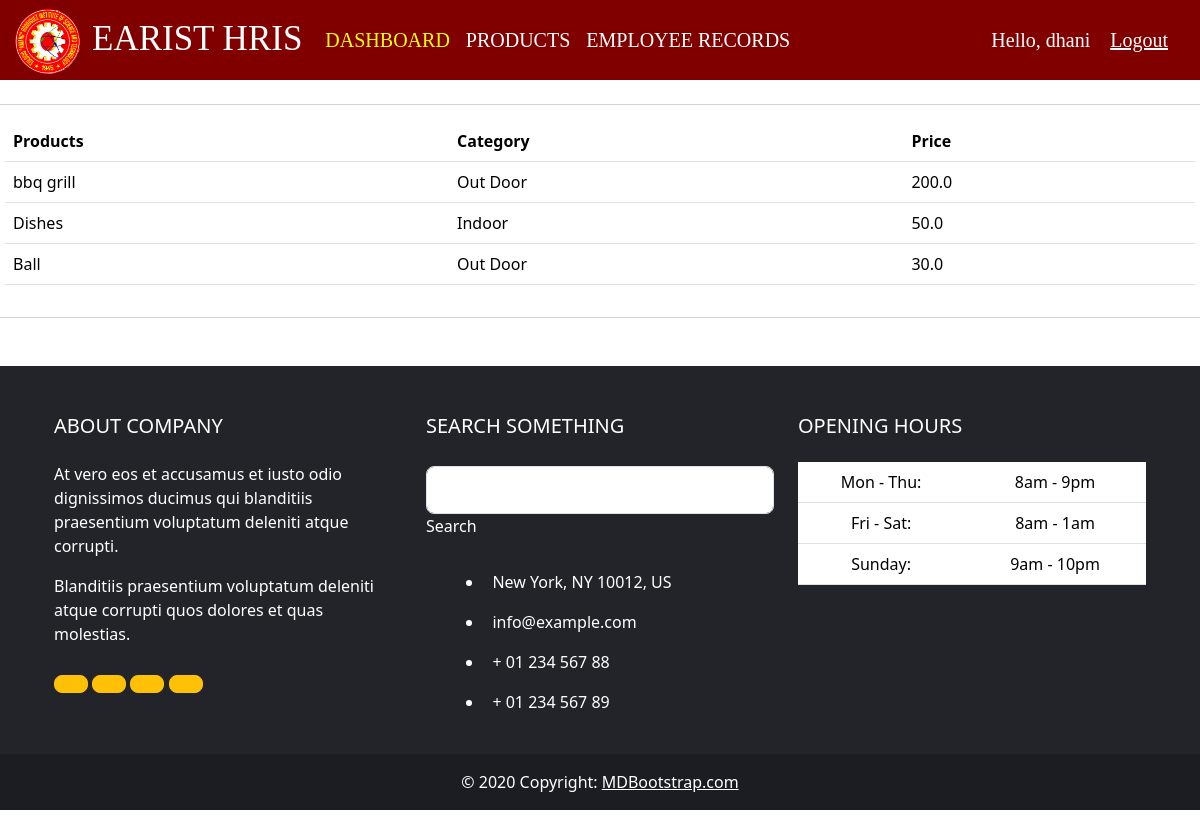
Screenshot of /products/ (signed in) with the database file from the repository.
### accounts/models.py (models this page shows, shortened)
class Product(models.Model):
    CATEGORY = (
            ('Indoor', 'Indoor'),
            ('Out Door','Out Door'),
             )
    name = models.CharField(max_length = 200, null= True)
    price = models.FloatField(null=True)
    category = models.CharField(max_length = 200, null= True, choices = CATEGORY)
    description = models.CharField(max_length = 200, null= True, blank = True)
    date_created = models.DateTimeField(auto_now_add=True, null= True)
    tags = models.ManyToManyField(Tag)

### accounts/decorators.py (the view)
        def wrapper_func(request, *args, **kwargs):
            group = None
            if request.user.groups.exists():
                group = request.user.groups.all()[0].name
            if group in allowed_roles:
                return view_func(request, *args, **kwargs)
            else:
                return HttpResponse('You are not authorized to view this page')

### accounts/views.py (called while the page is built)
@login_required(login_url='login')
@allowed_users(allowed_roles=['admin'])
def products(request):
    products = Product.objects.all()
    return render(request, 'accounts/products.html', {'products':products})

### accounts/templates/accounts/products.html
{% extends "accounts/base.html" %}
{% block content %}
<br>
<div class="row">
    <div class="card card-body">
        <table class="table">
            <tr>
                <th>Products</th>
                <th>Category</th>
                <th>Price</th>
            </tr>
            {% for  i in products  %}
                <tr>
                    <td>{{i.name}}</td>
                    <td>{{i.category}}</td>
                    <td>{{i.price}}</td>
                </tr>
            {% endfor %}
        </table>
    </div>
</div>
{% endblock %}

### accounts/templates/accounts/navbar.html (shortened to what this page needs)
{% load static %}
  <nav class="navbar navbar-expand-lg">
    <div class="container-fluid">
      <img src="{% static './images/earist-logo.png' %}" alt="" width="70" height="70">
      <h3 class="brand">EARIST HRIS</h3>
      <div class="collapse navbar-collapse" id="navbarSupportedContent">
        <ul class="navbar-nav ">
          {% if request.user.is_staff %}
          <li class="nav-item">
            <a class="nav-link active" aria-current="page" href="{% url 'home' %}">DASHBOARD</a>
          </li>
          <li class="nav-item">
            <a class="nav-link" href="{% url 'products' %}">PRODUCTS</a>
          </li>
          <li class="nav-item dropdown">
            <a class="nav-link dropdown-toggle" href="#" role="button" data-bs-toggle="dropdown" aria-expanded="true">
              EMPLOYEE RECORDS
            </a>
          </li>
          {% else %}
          <li class="nav-item">
            <a class="nav-link active" aria-current="page" href="{% url 'account' %}">SETTINGS</a>
          </li>
          {% endif %}
        </ul>
      </div>
          <span class="hello-msg"> Hello, {{request.user}}</span>
       <span><a href="{% url 'logout' %}" class="hello-msg">Logout</a></span>
      </div>
  </nav>

### static/css/style.css (style rules this page uses)
.navbar { background-color: maroon; height: 80px; }
.brand { color: white !important; font-family: 'Poppins';font-size: 35px; }
.nav-link { transition: all 0.2; color: white; font-family: 'Poppins';font-size: 20px; }
.hello-msg { color:white; font-family: 'Poppins';font-size: 20px; margin-right: 20px; }
.nav-link::after { content: ''; opacity: 0; transition: all 0.2; width: 100%; background-color: yellow; bottom: 0; left: 0; }
.navbar-nav .active { color: yellow !important; }

### accounts/templates/accounts/navbar.html (style rules this page uses)
.brand { color: white !important; font-family: 'Poppins';font-size: auto; padding-top: 5px; padding-left: 10px; padding-right: 15px; }

### rows the page displays
Product: name "bbq grill", category "Out Door", price "200.0"
Product: name "Dishes", category "Indoor", price "50.0"
Product: name "Ball", category "Out Door", price "30.0"

### other values shown
{{ request.user }} "dhani"
